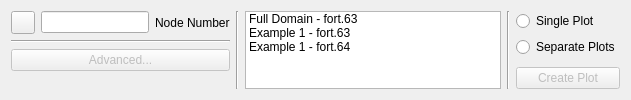
            <widget class="QWidget" name="nodeTimeHistoryPage">
             <layout class="QHBoxLayout" name="horizontalLayout_3">
              <item>
               <layout class="QVBoxLayout" name="nth_column1Layout">
                <item>
                 <layout class="QHBoxLayout" name="nth_nodeNumberLayout">
                  <item>
                   <widget class="QToolButton" name="nth_pickNodeButton">
                    <property name="text">
                     <string/>
                    </property>
                    <property name="icon">
                     <iconset theme="input-mouse">
                      <normaloff/>
                     </iconset>
                    </property>
                   </widget>
                  </item>
                  <item>
                   <widget class="QLineEdit" name="nth_nodeNumber">
                    <property name="sizePolicy">
                     <sizepolicy hsizetype="Preferred" vsizetype="Fixed">
                      <horstretch>0</horstretch>
                      <verstretch>0</verstretch>
                     </sizepolicy>
                    </property>
                   </widget>
                  </item>
                  <item>
                   <widget class="QLabel" name="nth_nodeNumberLabel">
                    <property name="text">
                     <string>Node Number</string>
                    </property>
                   </widget>
                  </item>
                 </layout>
                </item>
                <item>
                 <widget class="Line" name="nth_column1Line">
                  <property name="orientation">
                   <enum>Qt::Horizontal</enum>
                  </property>
                 </widget>
                </item>
                <item>
                 <widget class="QPushButton" name="nodeTimeHistory_Advanced">
                  <property name="enabled">
                   <bool>false</bool>
                  </property>
                  <property name="text">
                   <string>Advanced...</string>
                  </property>
                 </widget>
                </item>
                <item>
                 <spacer name="nth_column1Spacer">
                  <property name="orientation">
                   <enum>Qt::Vertical</enum>
                  </property>
                  <property name="sizeHint" stdset="0">
                   <size>
                    <width>20</width>
                    <height>0</height>
                   </size>
                  </property>
                 </spacer>
                </item>
               </layout>
              </item>
              <item>
               <widget class="Line" name="nth_line1">
                <property name="orientation">
                 <enum>Qt::Vertical</enum>
                </property>
               </widget>
              </item>
              <item>
               <widget class="QListWidget" name="nth_filesList">
                <property name="sizePolicy">
                 <sizepolicy hsizetype="Expanding" vsizetype="Ignored">
                  <horstretch>0</horstretch>
                  <verstretch>0</verstretch>
                 </sizepolicy>
                </property>
                <property name="alternatingRowColors">
                 <bool>false</bool>
                </property>
                <property name="selectionMode">
                 <enum>QAbstractItemView::SingleSelection</enum>
                </property>
                <item>
                 <property name="text">
                  <string>Full Domain - fort.63</string>
                 </property>
                 <property name="checkState">
                  <enum>Unchecked</enum>
                 </property>
                </item>
                <item>
                 <property name="text">
                  <string>Example 1 - fort.63</string>
                 </property>
                 <property name="checkState">
                  <enum>Unchecked</enum>
                 </property>
                </item>
                <item>
                 <property name="text">
                  <string>Example 1 - fort.64</string>
                 </property>
                 <property name="checkState">
                  <enum>Unchecked</enum>
                 </property>
                </item>
               </widget>
              </item>
              <item>
               <widget class="Line" name="nth_line2">
                <property name="orientation">
                 <enum>Qt::Vertical</enum>
                </property>
               </widget>
              </item>
              <item>
               <layout class="QVBoxLayout" name="nth_column3Layout">
                <item>
                 <widget class="QRadioButton" name="nth_singlePlotRadio">
                  <property name="text">
                   <string>Single Plot</string>
                  </property>
                  <attribute name="buttonGroup">
                   <string notr="true">nth_PlotTypeButtonGroup</string>
                  </attribute>
                 </widget>
                </item>
                <item>
                 <widget class="QRadioButton" name="nth_separatePlotRadio">
                  <property name="text">
                   <string>Separate Plots</string>
                  </property>
                  <attribute name="buttonGroup">
                   <string notr="true">nth_PlotTypeButtonGroup</string>
                  </attribute>
                 </widget>
                </item>
                <item>
                 <spacer name="nth_plotTypeSpacer">
                  <property name="orientation">
                   <enum>Qt::Vertical</enum>
                  </property>
                  <property name="sizeHint" stdset="0">
                   <size>
                    <width>20</width>
                    <height>0</height>
                   </size>
                  </property>
                 </spacer>
                </item>
                <item>
                 <widget class="QPushButton" name="nth_createPlotButton">
                  <property name="enabled">
                   <bool>false</bool>
                  </property>
                  <property name="text">
                   <string>Create Plot</string>
                  </property>
                 </widget>
                </item>
               </layout>
              </item>
             </layout>
            </widget>
